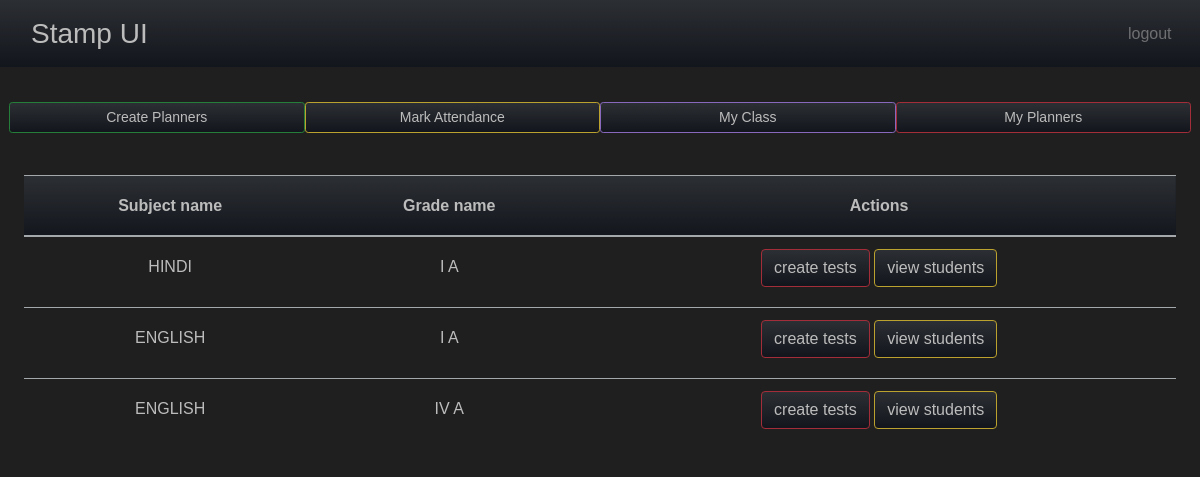
/teacher-home (signed in), run on an earlier commit of the app's database.
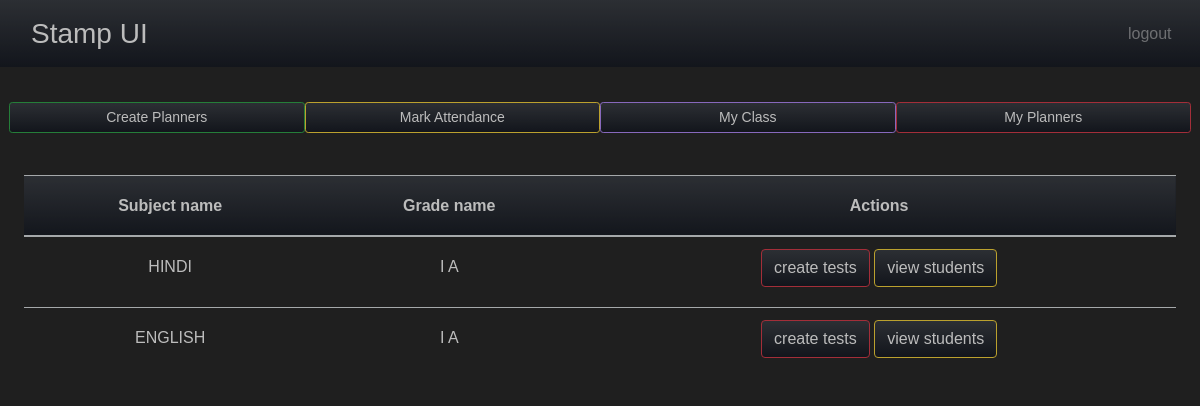
And on a later commit of the database.
### teacher/models.py (models this page shows, shortened)
class teacher_subject_grade_section(models.Model):
    teacher = models.ForeignKey(teacher_details, on_delete=models.DO_NOTHING)
    subject = models.ForeignKey(subject_master, on_delete=models.DO_NOTHING)
    grade_section = models.ForeignKey(grade_section_master, on_delete=models.DO_NOTHING)

### lead/models.py (models this page shows)
class subject_master(models.Model):
    subject_name = models.CharField(max_length=65)
    def __str__(self):
        return f'{self.subject_name}'

class grade_section_master(models.Model):
    grade = models.ForeignKey(grade_master, on_delete=models.DO_NOTHING)
    section = models.ForeignKey(section_master, on_delete=models.DO_NOTHING)
    def __str__(self):
        return f"{self.grade} {self.section}"

class grade_master(models.Model):
    grade_name = models.CharField(max_length=4)
    def __str__(self):
        return self.grade_name

class section_master(models.Model):
    section_name = models.CharField(max_length=1)
    def __str__(self):
        return self.section_name

### teacher/views.py (the view)
# urls.py: path('teacher-home', views.teacher_home, name='teacher-home'),
def teacher_home(request):
    teacher = teacher_details.objects.filter(user_name=request.user)[0]
    if grade_class_teacher.objects.filter(teacher=teacher).exists():
        is_classTeacher = True
    else:
        is_classTeacher = False
    teacher_subjects = teacher_subject_grade_section.objects.filter(
        teacher=teacher)
    context = {
        "my_subjects": teacher_subjects,
        'is_classTeacher': is_classTeacher,
        'teacher': teacher
    }
    return render(request, 'teacher/teacher-index.html', context)

### teacher/templates/teacher/teacher-index.html
{% extends "teacher/base.html" %} {% load crispy_forms_tags %} {% block content %}
<section class="options d-flex row justify-content-around">
    <a href="{% url 'planners' %}" class="mb-2 btn  btn-success  btn-sm bg-gradient-primary text-white my-options col">
        Create Planners
    </a> {% if is_classTeacher %}
    <a href="{% url 'attendance' %}" class="mb-2 btn btn-warning btn-sm bg-gradient-primary text-white my-options col">
        Mark Attendance
    </a>
    <a href="{% url 'grade-students' teacher.grade_class_teacher.grade_section.id %}" class="mb-2 btn btn-secondary btn-sm bg-gradient-primary text-white my-options col">
        My Class
    </a> {% endif %}
    <a href="{% url 'my-planners' %}" class="mb-2 btn btn-danger btn-sm bg-gradient-primary text-white my-options col">
        My Planners
    </a>
</section>
<section class="my-subjects">
    <div class="table-responsive">
        <table class="table">
            <thead class="text-center bg-gradient-primary text-white ">
                <tr>
                    <th>Subject name</th>
                    <th>Grade name</th>
                    <th>Actions</th>
                </tr>
            </thead>
            <tbody class="text-center text-lowercase text-justify text-white ">
                {% for subject in my_subjects %}
                <tr>
                    <td class="text-uppercase "> {{ subject.subject }}</td>
                    <td class="text-uppercase "> {{ subject.grade_section }} </td>
                    <td>
                        <a href="{% url 'planners' %} " class=" btn btn-danger rounded bg-gradient-primary text-white my-options mb-2 ">
                        Create Tests
                    </a>
                        <a href="{% url 'grade-students' subject.grade_section.id %} " class="btn btn-warning bg-gradient-primary rounded text-white my-options mb-2">
                        View Students
                    </a>
                    </td>
                </tr>
                {% endfor %}
            </tbody>
        </table>
    </div>
</section>
{% endblock content %}

What changed in the data, as far as the page shows it:
removed teacher_subject_grade_section: subject "ENGLISH", grade_section "IV A"
